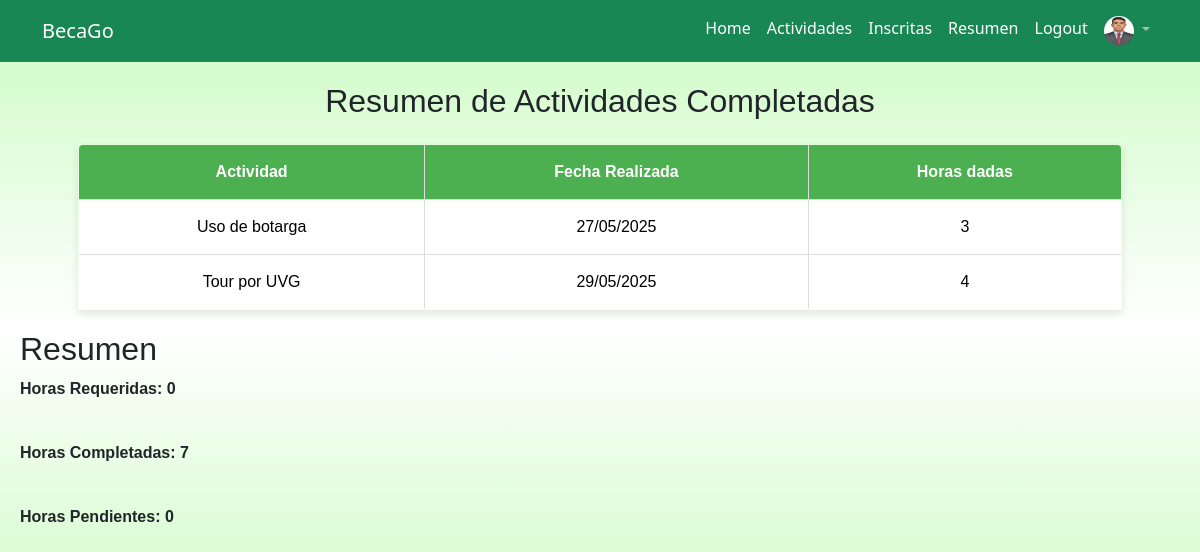
Screenshot of /resumen/ (signed in) with the database file from the repository.
### tasks/models.py (models this page shows, shortened)
class Profile(models.Model):
    CARRERAS = [
        ('Biomédica', 'Biomédica'),
        ('Biotecnología Industrial', 'Biotecnología Industrial'),
        ('Ciencia de la Administración', 'Ciencia de la Administración'),
        ('Ciencias de Alimentos', 'Ciencias de Alimentos'),
        ('Ciencias de Alimentos Industrial', 'Ciencias de Alimentos Industrial'),
        ('Civil', 'Civil'),
        ('Civil Arquitectónica', 'Civil Arquitectónica'),
        ('Ciencia de la Computación y Tecnologías de la Información', 'Ciencia de la Computación y Tecnologías de la Información'),
        ('Electrónica', 'Electrónica'),
        ('Industrial', 'Industrial'),
        ('Mecánica', 'Mecánica'),
        ('Mecánica Industrial', 'Mecánica Industrial'),
        ('Mecatrónica', 'Mecatrónica'),
        ('Química', 'Química'),
        ('Química Industrial', 'Química Industrial'),
        ('Ingeniería en Ciencia de la Administración', 'Ingeniería en Ciencia de la Administración'),
        ('Administración de Empresas', 'Administración de Empresas'),
        ('International Marketing and Business Analytics', 'International Marketing and Business Analytics'),
        ('Comunicación Estratégica', 'Comunicación Estratégica'),
        ('Profesorado de Enseñanza Media especializado en Educación Musical', 'Profesorado de Enseñanza Media especializado en Educación Musical'),
        ('Profesorado de Enseñanza Media especializado en English Language Teaching (ELT)', 'Profesorado de Enseñanza Media especializado en English Language Teaching (ELT)'),
        ('Profesorado Especializado en Educación Inclusiva', 'Profesorado Especializado en Educación Inclusiva'),
        ('Profesorado Especializado en Educación Primaria (100% virtual)', 'Profesorado Especializado en Educación Primaria (100% virtual)'),
        ('Profesorado Especializado en Problemas del Aprendizaje', 'Profesorado Especializado en Problemas del Aprendizaje'),
        ('Profesorado de Enseñanza Media Especializado en Matemática y Ciencias Físicas', 'Profesorado de Enseñanza Media Especializado en Matemática y Ciencias Físicas'),
        ('Profesorado de Enseñanza Media Especializado en Ciencias Químicas y Biológicas', 'Profesorado de Enseñanza Media Especializado en Ciencias Químicas y Biológicas'),
        ('Profesorado de Enseñanza Media Especializado en Ciencias Sociales', 'Profesorado de Enseñanza Media Especializado en Ciencias Sociales'),
        ('Profesorado de Enseñanza Media Especializado en Comunicación y Lenguaje', 'Profesorado de Enseñanza Media Especializado en Comunicación y Lenguaje'),
        ('Baccalaureatus en Artibus', 'Baccalaureatus en Artibus'),
        ('Baccalaureatus en Scientiis', 'Baccalaureatus en Scientiis'),
        ('Arquitectura', 'Arquitectura'),
        ('Biología', 'Biología'),
        ('Bioquímica y Microbiología', 'Bioquímica y Microbiología'),
        ('Biotecnología Molecular', 'Biotecnología Molecular'),
        ('Física', 'Física'),
        ('Matemática Aplicada', 'Matemática Aplicada'),
        ('Nutrición', 'Nutrición'),
        ('Química', 'Química'),
        ('Química Farmacéutica', 'Química Farmacéutica'),
        ('Antropología', 'Antropología'),
        ('Arqueología', 'Arqueología'),
        ('Psicología', 'Psicología'),
        ('Relaciones Internacionales', 'Relaciones Internacionales'),
        ('Composición y Producción Musical', 'Composición y Producción Musical'),
        ('Diseño de Producto e Innovación', 'Diseño de Producto e Innovación'),
    ]
    user = models.OneToOneField(User, on_delete=models.CASCADE)
    profile_image = models.ImageField(upload_to='profile_images/', default='profile_images/default.png')
    phone_number = models.CharField(max_length=15, blank=True, null=True)
    university_career = models.CharField(max_length=100, choices=CARRERAS, blank=True, null=True)

class Inscripcion(models.Model):
    user = models.ForeignKey(User, on_delete=models.CASCADE, related_name='inscripciones')
    task = models.ForeignKey(Task, on_delete=models.CASCADE, related_name='inscripciones')
    fecha_inscripcion = models.DateTimeField(auto_now_add=True)
    completado=models.BooleanField(default=False)

class Task(models.Model):
    title = models.CharField(max_length=100)
    description = models.TextField(blank=True)
    date_time = models.DateTimeField()
    location = models.CharField(max_length=100)
    type = models.CharField(max_length=100)
    space = models.IntegerField(default=0)
    hours=models.IntegerField(default=0)
    users = models.ManyToManyField(User, related_name='tasks')
    image = models.ImageField(upload_to='task_images/', blank=True, null=True)

### tasks/views.py (the view)
# urls.py: path('resumen/', views.resumen, name='resumen'),
@login_required
def resumen(request):
    completados = Inscripcion.objects.filter(user=request.user, completado=True).order_by('task__date_time')
    horas_beca = obtener_horas_excel(request.user.username)
    horas_completadas = sum([ins.task.hours for ins in completados])
    try:
        horas_pendientes = max(int(horas_beca) - horas_completadas, 0)
    except:
        horas_pendientes = "No disponibles"
    return render(request, 'resumen.html', {
        'completados': completados,
        'horas_beca': horas_beca,
        'horas_completadas': horas_completadas,
        'horas_pendientes': horas_pendientes
    })

### tasks/admin.py (called while the page is built)
def obtener_horas_excel(username):
    try:
        print("llamando horasbeca")
        df = pd.read_excel('./Horas_Beca.xlsx')
        print(df)
        resultado = df[df['Usuario'].str.strip().str.lower() ==
                       username.strip().lower()]
        if not resultado.empty:
            return int(resultado['Horas Beca'].values[0])
    except Exception as e:
        return 0
    return 0

### tasks/templates/resumen.html (shortened to what this page needs)
{% extends 'base.html' %}
{% load static %}
{% block content %}
<link rel = "stylesheet" href="{% static 'task/resumen.css' %}">
<div class="bodyr">
  <h2 class="mb-4 text-center">Resumen de Actividades Completadas</h2>
  <div class="tabler">
    <table class="table">
        <tr>
          <th>Actividad</th>
          <th>Fecha Realizada</th>
          <th>Horas dadas</th>
        </tr>
      <tbody>
        {% for completado in completados %}
          <tr>
            <td>{{ completado.task.title }}</td>
            <td>{{ completado.task.date_time|date:"d/m/Y"}}</td>
            <td>{{ completado.task.hours }}</td>
          </tr>
        {% empty %}
          <tr>
            <td colspan="3" class="text-muted">No has completado ninguna actividad aún.</td>
          </tr>
        {% endfor %}
      </tbody>
    </table>
    </div>
    <h2>Resumen</h2>
    <p><strong>Horas Requeridas: {{ horas_beca }}</strong></p>
    <br>
    <p><strong>Horas Completadas: {{ horas_completadas }}</strong></p>
    <br>
    <p><strong>Horas Pendientes: {{ horas_pendientes }}</strong></p>
</div>
{% endblock %}

### tasks/templates/base.html (shortened to what this page needs)
<!DOCTYPE html>
<html lang="en">
<head>
    <link rel="stylesheet" href="https://cdn.jsdelivr.net/npm/bootstrap@5.3.5/dist/css/bootstrap.min.css">
</head>
<body>
    <nav class="navbar navbar-expand-lg bg-success navbar-dark">
        <div class="container">
            <a class="navbar-brand" href="/">BecaGo</a>
            <div class="collapse navbar-collapse" id="navbarNav">
                <ul class="navbar-nav ms-auto">
                    <li class="nav-item">
                        <a href="/" class="nav-link active" aria-current="page">Home</a>
                    </li>
                    {% if user.is_authenticated %}
                    <li class="nav-item">
                        <a href="/tasks" class="nav-link active" aria-current="page">Actividades</a>
                    </li>
                    <li class="nav-item">
                        <a href="/mis-tareas" class="nav-link active" aria-current="page">Inscritas</a>
                    </li>
                    <li class="nav-item">
                        <a href="/resumen" class="nav-link active" aria-current="page">Resumen</a>
                    </li>
                    <li class="nav-item">
                        <a href="/logout" class="nav-link active" aria-current="page">Logout</a>
                    </li>
                    <li class="nav-item dropdown">
                        <a class="nav-link dropdown-toggle" href="#" id="navbarDropdown" role="button" data-bs-toggle="dropdown" aria-expanded="false">
                            <img src="{{ user.profile.profile_image.url }}" alt="User Image" style="width: 30px; height: 30px; border-radius: 50%;">
                        </a>
                    </li>
                    {% endif %}
                </ul>
            </div>
        </div>
    </nav>
    {% block content %}
    {% endblock %}
</body>
</html>

### static/task/resumen.css (style rules this page uses)
.bodyr { background:linear-gradient(to bottom, #d4fccc, #ffffff, #d4fccc, #ffffff); padding: 20px; min-height: 100vh; margin: 0; font-family: Arial, sans-serif; padding: 20px; justify-content: center; align-items: center; }
.tabler { margin: 20px auto; width: 90%; max-width: 1200px; border-collapse: collapse; box-shadow: 0 4px 8px rgba(0, 0, 0, 0.1); }
.table { width: 100%; border: 1px solid #ddd; border-radius: 5px; overflow: hidden; }
.table th, .table td { padding: 15px; text-align: center; border: 1px solid #ddd; }
.table th { background-color: #4CAF50; color: white; font-weight: bold; }
.table tr:nth-child(even) { background-color: #f9f9f9; }

### rows the page displays
Inscripcion: task "Uso de botarga", task.date_time "27/05/2025", task.hours "3"
Inscripcion: task "Tour por UVG", task.date_time "29/05/2025", task.hours "4"

### other values shown
{{ horas_beca }} "0"
{{ horas_completadas }} "7"
{{ horas_pendientes }} "0"
